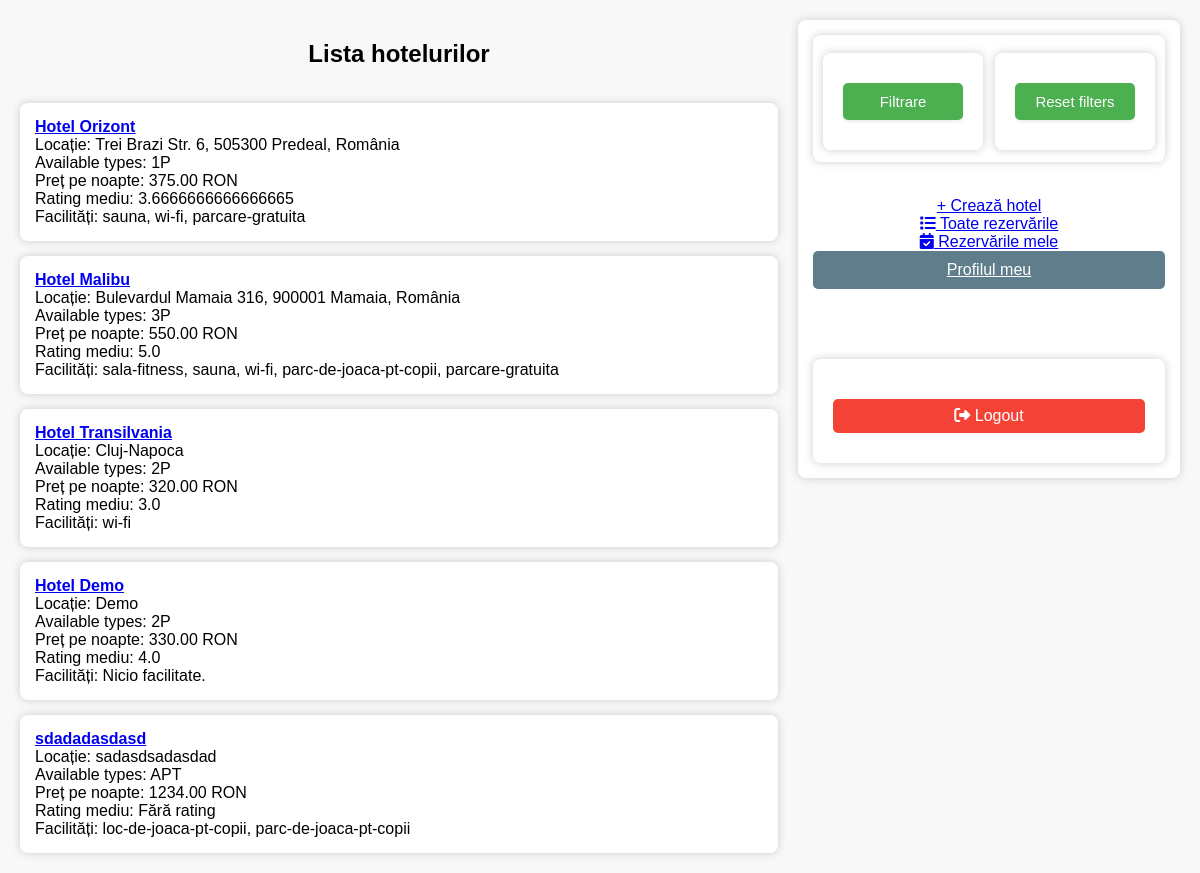
/booking/hotels/ (signed in), run on an earlier commit of the app's database.
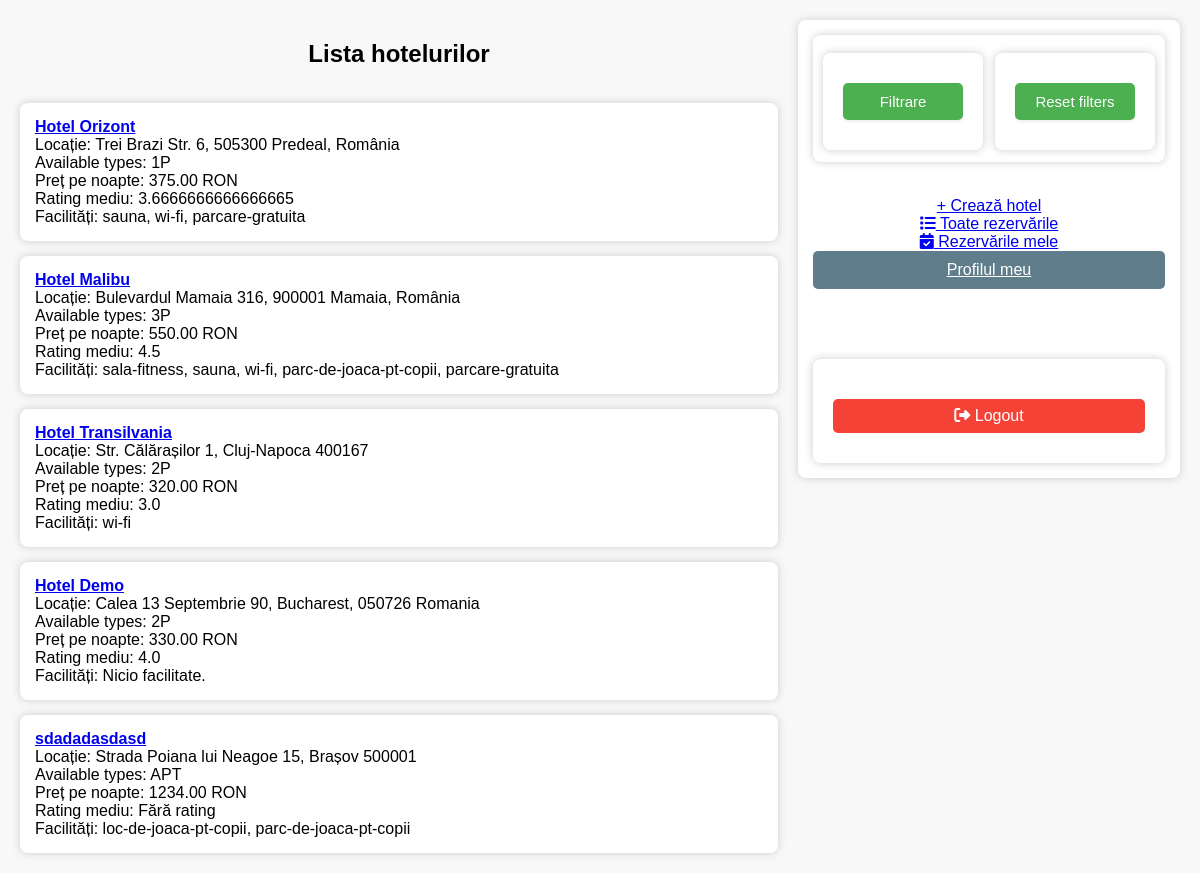
And on a later commit of the database.
### booking/models/hotel.py (models this page shows, shortened)
class Hotel(models.Model):
    HOTEL_TYPES = [
        ('1P', 'Cameră pentru 1 persoană'),
        ('2P', 'Cameră pentru 2 persoane'),
        ('3P', 'Cameră pentru 3 persoane'),
        ('APT', 'Apartament'),
    ]
    name = models.CharField(max_length=100)
    location = models.CharField(max_length=100)
    description = models.TextField()
    available_types = models.CharField(max_length=3, choices=HOTEL_TYPES)
    price_per_night = models.DecimalField(max_digits=7, decimal_places=2)
    is_active = models.BooleanField(default=True)
    photo_url = models.URLField(blank=True, null=True)
    amenities = models.ManyToManyField(Amenity, blank=True, related_name='hotels')

### booking/views/hotel_views.py (the view)
# urls.py: path("hotels/", views.hotels_view, name="hotels"),
@login_required
def hotels_view(request):
    hotels = Hotel.objects.annotate(avg_rating=Avg('reservation__hotelreview__rating'))
    location = request.GET.get('location')
    room_type = request.GET.get('room_type')
    max_price = request.GET.get('max_price')
    min_rating = request.GET.get('min_rating')
    amenities = request.GET.getlist('amenities')
    if location:
        hotels = hotels.filter(location__icontains=location)
    if room_type:
        hotels = hotels.filter(available_types__icontains=room_type)
    if max_price:
        hotels = hotels.filter(price_per_night__lte=max_price)
    if min_rating:
        hotels = hotels.filter(avg_rating__gte=min_rating)
    if amenities:
        for amenity_slug in amenities:
            hotels = hotels.filter(amenities__slug=amenity_slug)
        hotels = hotels.distinct()
    all_amenities = Amenity.objects.all()
    return render(request, 'booking/hotels.html', {
        'hotels': hotels,
        'selected_amenities': amenities,
        'all_amenities': all_amenities,
        'location': location,
        'room_type': room_type,
        'max_price': max_price,
        'min_rating': min_rating,
    })

### booking/templates/booking/hotels.html (shortened to what this page needs)
{% load static %}
<!DOCTYPE html>
<html>
<head>
    <link rel="stylesheet" href="{% static 'booking/styles.css' %}">
    <link href="https://cdnjs.cloudflare.com/ajax/libs/font-awesome/6.5.0/css/all.min.css" rel="stylesheet">
</head>
<body>
<div class="container">
    <div class="left-column">
        <h2>Lista hotelurilor</h2>
        {% if hotels %}
            {% for hotel in hotels %}
                <div class="hotel-card">
                    <a href="{% url 'hotel_detail' hotel.id %}">
                    <strong>{{ hotel.name }}</strong>
                    </a><br>
                    Locație: {{ hotel.location }}<br>
                    Available types: {{ hotel.available_types }}<br>
                    Preț pe noapte: {{ hotel.price_per_night }} RON<br>
                    Rating mediu: {{ hotel.avg_rating|default:"Fără rating" }}<br>
                    Facilități:
                        {% if hotel.amenities.all %}
                            {% for amenity in hotel.amenities.all %}
                                {{ amenity.slug }}{% if not forloop.last %}, {% endif %}
                            {% endfor %}
                        {% else %}
                            Nicio facilitate.
                        {% endif %}
                </div>
            {% endfor %}
        {% else %}
            <p>Nu există hoteluri care să corespundă criteriilor.</p>
        {% endif %}
    </div>
    <div class="right-column">
        <div class="filter-buttons-wrapper">
            <div class="filter-buttons">
                <form method="get" style="display:inline;">
                    <button class="filter-btn" type="button" onclick="toggleFilter()">Filtrare</button>
                </form>
                <form method="get" style="display:inline;">
                    <button class="filter-btn" type="submit">Reset filters</button>
                </form>
            </div>
        </div>
        {% if request.user.is_staff %}
        <div style="margin-top: 20px;">
            <a href="{% url 'create_hotel' %}" class="btn btn-success w-100">+ Crează hotel</a>
        </div>
        <div class="mt-4 d-grid">
            <a href="{% url 'admin_reservations' %}" class="btn btn-danger btn-lg">
                <i class="fas fa-list me-2"></i> Toate rezervările
            </a>
        </div>
        {% endif %}
        <div class="mt-4 d-grid">
            <a href="{% url 'my_reservations' %}" class="btn btn-primary btn-lg">
                <i class="fas fa-calendar-check me-2"></i> Rezervările mele
            </a>
        </div>
        <a href="{% url 'my_profile' %}" style="margin-bottom: 20px; background:#607D8B; color:white; padding:10px 15px; border-radius:5px;">Profilul meu</a>
        <form action="{% url 'logout' %}" method="post">
            <button type="submit" style="width: 100%; padding: 8px; background-color: #f44336; color: white; border: none; border-radius: 5px; margin-top: 20px;">
                <i class="fas fa-sign-out-alt"></i> Logout
            </button>
        </form>
    </div>
</div>
</body>
</html>

What changed in the data, as far as the page shows it:
computed for Hotel "Hotel Malibu": avg_rating "5.0" → "4.5"
changed Hotel "Hotel Transilvania": location "Cluj-Napoca" → "Str. Călărașilor 1, Cluj-Napoca 400167"
changed Hotel "Hotel Demo": location "Demo" → "Calea 13 Septembrie 90, Bucharest, 050726 Romania"
changed Hotel "sdadadasdasd": location "sadasdsadasdad" → "Strada Poiana lui Neagoe 15, Brașov 500001"
